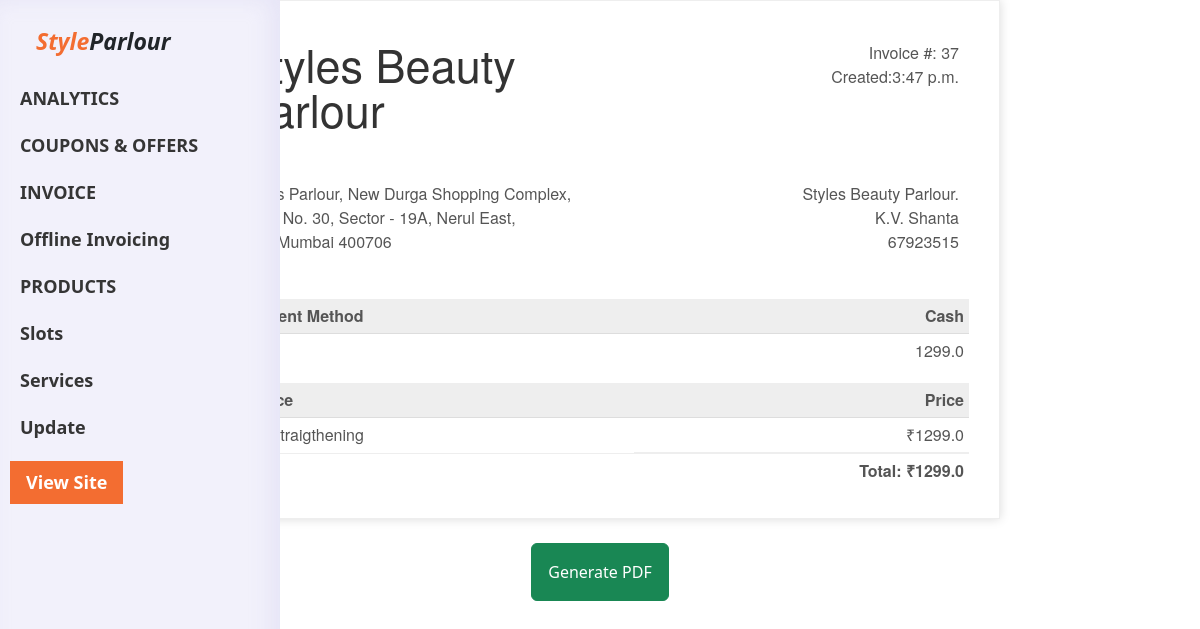
/invoiceGen/37, run on the app's committed database.
### main/models.py (models this page shows, shortened)
class Booking(models.Model):
    bId = models.AutoField(primary_key=True)
    customer = models.ForeignKey(Customers, on_delete=models.CASCADE, null=True)
    slot = models.ForeignKey(Slot, on_delete=models.CASCADE, null=True)
    service = models.ForeignKey(Service, on_delete=models.CASCADE, null=True)
    bookingDate = models.DateField(null=True, auto_created=True, auto_now_add=True)

class Slot(models.Model):
    sId = models.AutoField(primary_key=True)
    slotDate = models.DateField(null=True)
    slotTime = models.TimeField(null=True)
    slotRemaining = models.IntegerField(default=5)

class Service(models.Model):
    sId = models.AutoField(primary_key=True)
    name = models.CharField(max_length=255)
    price = models.FloatField()

### main/views.py (the view)
# urls.py: path('invoiceGen/<int:id>', views.invoiceGen, name='invoiceGen'),
def invoiceGen(request, id):
    booking = Booking.objects.get(bId=id)
    param = {'booking': booking}
    return render(request, 'invoiceTemp.html',param)

### main/templates/invoiceTemp.html (shortened to what this page needs)
{% extends 'baseAdmin.html' %}
{% load static %}
    {% block body %}
		<div class="invoice-box" id="editor">
			<table cellpadding="0" cellspacing="0">
				<tr class="top">
					<td colspan="2">
						<table>
							<tr>
								<td class="title">
									<p style="width: 100%; max-width: 300px"> Styles Beauty Parlour<p/>
								</td>
								<td>
									Invoice #: {{ booking.bId }}<br />
									Created:{{ booking.slot.slotTime}}<br />
								</td>
							</tr>
						</table>
					</td>
				</tr>
				<tr class="information">
					<td colspan="2">
						<table>
							<tr>
								<td>
									Styles Parlour, New Durga Shopping Complex,<br />
									Shop No. 30, Sector - 19A, Nerul East,<br />
									Navi Mumbai 400706
								</td>
								<td>
									Styles Beauty Parlour.<br />
									K.V. Shanta<br />
									67923515
								</td>
							</tr>
						</table>
					</td>
				</tr>
				<tr class="heading">
					<td>Payment Method</td>
					<td>Cash</td>
				</tr>
				<tr class="details">
					<td>Cash</td>
					<td>{{booking.service.price}}</td>
				</tr>
				<tr class="heading">
					<td>Service</td>
					<td>Price</td>
				</tr>
				<tr class="item">
					<td>{{booking.service.name}}</td>
					<td>&#8377;{{booking.service.price}}</td>
				</tr>
				<tr class="total">
					<td></td>
					<td>Total: &#8377;{{booking.service.price}}</td>
				</tr>
			</table>
		</div>
        <div class="d-flex justify-content-center">
            <button id="cmd" class="btn btn-success p-3 m-4" onclick="printDiv()">Generate PDF</button>
        </div>
    {% endblock body %}

### main/templates/invoiceTemp.html (style rules this page uses)
.invoice-box { max-width: 800px; margin: auto; padding: 30px; border: 1px solid #eee; box-shadow: 0 0 10px rgba(0, 0, 0, 0.15); font-size: 16px; line-height: 24px; font-family: 'Helvetica Neue', 'Helvetica', Helvetica, Arial, sans-serif; color: #555; }
.invoice-box table { width: 100%; line-height: inherit; text-align: left; }
.invoice-box table td { padding: 5px; vertical-align: top; }
.invoice-box table tr td:nth-child(2) { text-align: right; }
.invoice-box table tr.top table td { padding-bottom: 20px; }
.invoice-box table tr.top table td.title { font-size: 45px; line-height: 45px; color: #333; }
.invoice-box table tr.information table td { padding-bottom: 40px; }
.invoice-box table tr.heading td { background: #eee; border-bottom: 1px solid #ddd; font-weight: bold; }
.invoice-box table tr.details td { padding-bottom: 20px; }
.invoice-box table tr.item td { border-bottom: 1px solid #eee; }
.invoice-box table tr.total td:nth-child(2) { border-top: 2px solid #eee; font-weight: bold; }

### data on the page
Booking: bId "37", slot.slotTime "3:47 p.m.", service.price "1299.0", service.name "Hair Straigthening"
